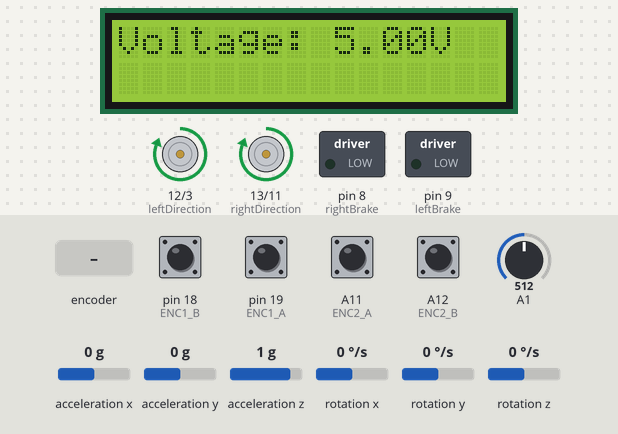
The sketch below on a simulated Arduino Mega 2560, built with avr-gcc and run on an emulated ATmega2560. On the bench: 16×2 character LCD, direction and speed pins drawn as motors (green arrow = direction pin HIGH = forward, orange = LOW = backward, longer = more drive), switched loads named in the sketch (green lamp = pin HIGH). Wiring (inferred from the names in the program): MPU-6050 motion sensor at I2C address 0x68. The test bench sets the inputs (shaded band); at power-on: A11 (ENC2_A), A12 (ENC2_B), pin 18 (ENC1_B), pin 19 (ENC1_A) HIGH, A1 = 512, acceleration x 0 g, acceleration y 0 g, acceleration z 1 g, rotation x 0 °/s, rotation y 0 °/s, rotation z 0 °/s. What the sketch prints to the serial monitor is not drawn.

Above: at 2.2 s.
2.3 s: A1 set to 716
At 2.52 s:
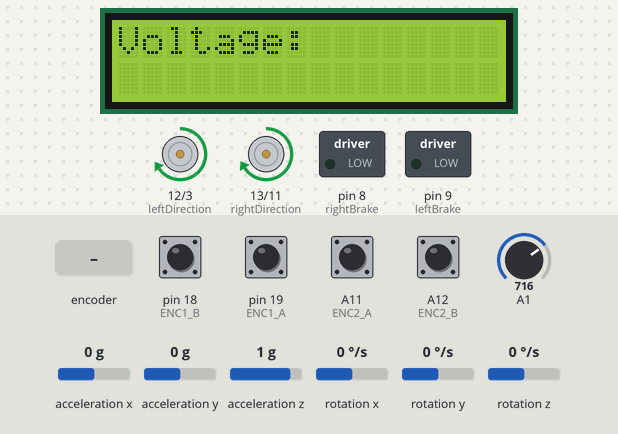
4.1 s: A1 set to 992
At 4.34 s:
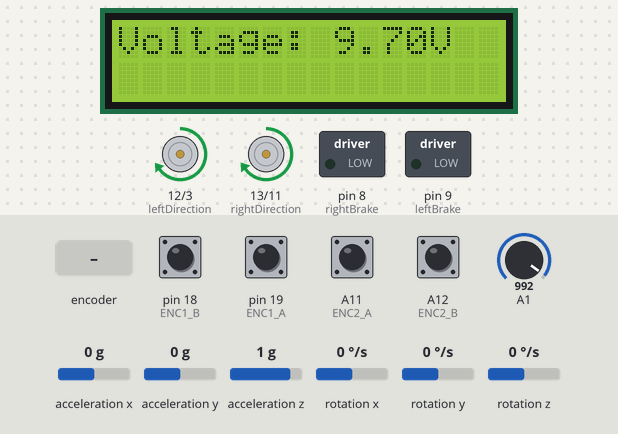
5.9 s: rotary encoder on pin 19 (ENC1_A) / pin 18 (ENC1_B) turned 1 step (first pin leading)
At 7.4 s:
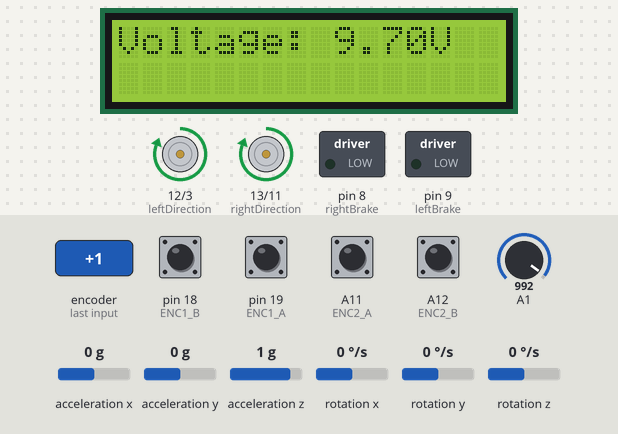
7.7 s: A1 set to 306
At 8.3 s:
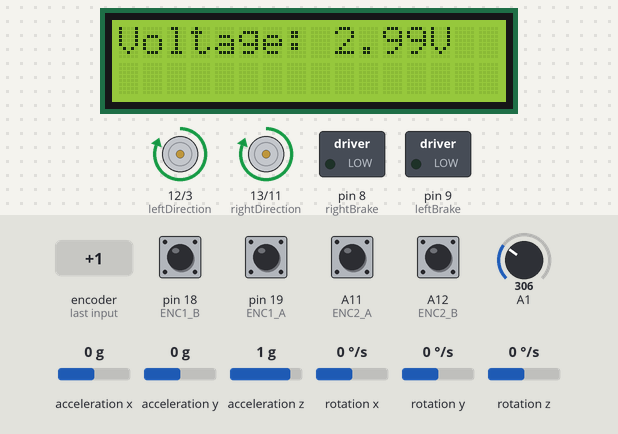
Timing chart, 0 to 10.3 s (numbered marks = the images above; inputs shaded):
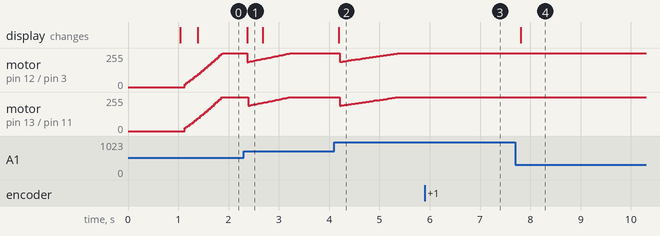

The sketch:

Motor_Speed_Control4_5.ino
```cpp
/*
    Name: Brandon Ho
    Date: 2/27/2022
    Title: Motor Speed Open Loop
    Description: This script works to test the motor in an open loop response
                 It goes with DataTransfer.py to get the DC gain and time constant of the motor
                 Using B port on the Arduino Motor Shield at full power
                 Adapted from https://github.com/CooperControlsLab/CU-At-Home_feedback_controls/tree/master/arduino_code/libraries/PID
*/


#include "MPU6050.h"
#include "PID.h"
//#include "Bluetooth.h"
#include "PinChangeInterrupt.h"

#include "LCD.h" // includes the LiquidCrystal Library
LCD lcdScreen;


// Define hardware pins for Motor Control system
#define ENC1_A 19   //Encoder pulse A
#define ENC1_B 18   //Encoder pulse B
const int ENC2_A = A11;   //Encoder pulse A
const int ENC2_B = A12;   //Encoder pulse B

#define PPR 464.64 //Encoder pulses per revolution
//#define PPR_A 11*34 //Pulse A per r


#define RAD_TO_DEG 565.486677646
#define DEG_TO_RAD 0.01745329251
#define RPM_TO_RADS 0.104719755
#define DEGS_TO_RPM 0.166667
#define PI 3.1415926535897932384626433832795

#define LONG_LENGTH 2147483647
#define MOTOR_RES 12.6 // in [Ω]
#define WHEEL_DIA 0.080 // in [m]
#define AXLE_LENGTH 0.304 // in [m]
//Bluetooth BT;
MPU6050 IMU;

// dirty derivative inputs for D control
double Ts = .01; //sample period in milliseconds
double sigma = 0.05; //sample period in milliseconds


// bandwidth inputs for velocity
double sigmaA = 0.2; //sample period in milliseconds
double betaA = (2.0 * sigmaA - Ts) / (2.0 * sigmaA + Ts); //sample period in milliseconds;

// bandwidth inputs for yaw
double sigma2 = 0.2; //sample period in milliseconds


PID CONTROL(Ts, sigma, 1, .2, 0.001);
PID CONTROL_yaw(Ts, sigma2, 1, 0, 0);


//Global VariablesUnsat
double SUPPLY_VOLTAGE;

const int leftDirection = 12;
const int leftSpeed = 3;
const int leftBrake = 9;
const int rightDirection = 13;
const int rightSpeed = 11;
const int rightBrake = 8;


//Interrupt Functios
void pulse1A();
void pulse1B();
void pulse2A();
void pulse2B();


float vel_D;
float yaw_D;
float yawDot_D;
long count = 0; // This variable will increase or decrease depending on the rotation of encoder
long count2 = 0; // This variable will increase or decrease depending on the rotation of encoder


double voltage_yawDot;
double voltage1;
double voltage1_enc;
double voltage2;
double voltage2_enc;

double current1;
double current2;

float pos = 0;
float pos2 = 0;
float posPrev = 0;
float posPrev2 = 0;
long prevT = 0;
float deltaT = 0;
float vel1 = 0;
float vel2 = 0;
float vel = 0;
float yaw = 0;
float yawDot = 0;

long refT;
int command = 0;
int state = 0;


void setup() {
  //Initialize the Serial Monitor
  //delay(200);
  Serial.flush();
  //delay(200);
  Serial.begin(19200);
  //BT.init(19200);
  //Serial.println("Program Running");

  lcdScreen.init(10000,10000,A1);


  pinMode(ENC1_A, INPUT_PULLUP); // internally pullup encoder input A
  pinMode(ENC1_B, INPUT_PULLUP); // internally pullup encoder input B
  pinMode(ENC2_A, INPUT_PULLUP); // internally pullup encoder input A
  pinMode(ENC2_B, INPUT_PULLUP); // internally pullup encoder input B

  //Motor Shield Pins
  pinMode(leftDirection, OUTPUT);
  pinMode(leftSpeed, OUTPUT);
  pinMode(leftBrake, OUTPUT);
  pinMode(rightDirection, OUTPUT);
  pinMode(rightSpeed, OUTPUT);
  pinMode(rightBrake, OUTPUT);

  //Initalize the Motor Speed & Direction
  digitalWrite(leftBrake, LOW);   //brake A
  digitalWrite(rightBrake, LOW);   //brake B
  analogWrite(leftSpeed, 0);   //speed A
  analogWrite(rightSpeed, 0);    //speed B
  digitalWrite(leftDirection, LOW); //forward A
  digitalWrite(rightDirection, LOW); //forward B

  //Setting up interrupt
  //When rotating the encoder, the encoder pin values changes.
  //Thus, the interrupt function will activate in the hardware itself
  attachInterrupt(digitalPinToInterrupt(ENC1_A), pulse1A, CHANGE);
  attachInterrupt(digitalPinToInterrupt(ENC1_B), pulse1B, CHANGE);
  attachPCINT(digitalPinToPCINT(ENC2_A), pulse2A, CHANGE);
  attachPCINT(digitalPinToPCINT(ENC2_B), pulse2B, CHANGE);

  //Initalize the Motor Speed & Direction

  IMU.init();
  //Serial.println("Vel_D:,Supply_Volt:,vel1:,vel2:,Volt1:,Volt2:");
  //Serial.println("Vel_D:,Yaw_D,YawDot_D,Supply_Volt:,vel1:,Yaw:,YawDot:,Volt1:,I1:");
  Serial.println("SetVel_D:,YawDot_D,Supply_Volt:,vel1:,vel2:,YawDot:,Volt1:,Volt2:");
  delay(500);
  refT = micros();

}


 float setpoint_vel = 50*RPM_TO_RADS;
float setpoint_yawD = 0;
float oldcommand = 0;
void loop()
{
//  command = BT.receive();
//
//  switch (command)
//  {
//    case 0: //Stay
//      vel_D = 0;
//      yaw_D = 0;
//      yawDot_D  = 0;
//      break;
//    case 1: //Start
//      vel_D = 0;
//      yaw_D = 0;
//      yawDot_D  = 0;
//      state = 1;
//      break;
//    case 2: //Stop
//      vel_D = 0;
//      yaw_D = 0;
//      yawDot_D  = 0;
//      state = 0;
//
//      break;
//    case 3: // Turn right
//      vel_D = 0;
//      yaw_D = -50 * RPM_TO_RADS;
//      yawDot_D  = 0;
//
//      break;
//    case 4: // Turn left
//      vel_D = 0;
//      yaw_D = 50 * RPM_TO_RADS;
//      yawDot_D  = 0;
//
//      break;
//    case 5: // Forward
//      vel_D = 50 * RPM_TO_RADS;
//      yaw_D = 0;
//      yawDot_D  = 0;
//
//      break;
//    case 6: // Backward
//      vel_D = -50 * RPM_TO_RADS;
//      yaw_D = 0;
//      yawDot_D  = 0;
//
//      break;
//  }
//  if (oldcommand != command) {
//    refT = micros();
//    oldcommand = command;
//  }

  if ((micros() - refT) / 1.0e6 < 1)
  {
    setpoint_vel = 50 * (micros() - refT) / 1.0e6 * RPM_TO_RADS ;
    setpoint_yawD = 0;
  }
  else
  {
    setpoint_vel = 50 * RPM_TO_RADS;
    setpoint_yawD = 0;
  }

  //vel_D = 50 * (sin(currT / 2e6) > 0) * RPM_TO_RADS;
  //vel_D = 100 * RPM_TO_RADS;

  //vel_D = 50* RPM_TO_RADS;
  if (state == 0)
  {

    //SUPPLY_VOLTAGE = 6;
    SUPPLY_VOLTAGE = lcdScreen.displayVolt();
    CONTROL.readLimits(-SUPPLY_VOLTAGE, SUPPLY_VOLTAGE);
    //CONTROL.readLimits(0, SUPPLY_VOLTAGE);

    pos = count_to_deg(count) * DEG_TO_RAD; // in [rad]
    pos2 = count_to_deg(count2) * DEG_TO_RAD; // in [rad]

    long currT = micros(); // in [us]
    deltaT = ((float) (currT - prevT)) / 1.0e6; // in [s]
    if (deltaT >= Ts)
    {
      vel1 = betaA * vel1 + (1 - betaA) / deltaT * (pos - posPrev); // in [rad/s]
      vel2 = betaA * vel2 + (1 - betaA) / deltaT * (pos2 - posPrev2); // in [rad/s]
      vel = (vel1 + vel2)/2;
      posPrev = pos;
      posPrev2 = pos2;
      prevT = currT;


      voltage1_enc = CONTROL.computePID(vel1, setpoint_vel, deltaT);
      voltage2_enc = CONTROL.computePID(vel2, setpoint_vel, deltaT);
      //voltage = CONTROL.computePID(vel, vel_D, deltaT);


      IMU.getAcc();
      yaw = IMU.yaw;//*DEG_TO_RAD;

      double yawDot_IMU = IMU.GyroZ * DEG_TO_RAD;
      double yawDot_enc = (vel1-vel2) * WHEEL_DIA * AXLE_LENGTH / 2;
//      yawDot = yawDot_IMU;
//      double yawDot_enc = (vel1-vel2)*WHEEL_DIA*AXLE_LENGTH/4;
      double yawDot = sensorFusion(yawDot_enc, yawDot_IMU, .5);
      voltage_yawDot = 10*CONTROL_yaw.computePID(yawDot, setpoint_yawD, deltaT);
      Serial.println(yawDot_IMU);
      Serial.println(yawDot_enc);
      Serial.println(voltage_yawDot);
      Serial.println(yawDot);
      voltage1 = voltage1_enc - voltage_yawDot;
      voltage2 = voltage2_enc + voltage_yawDot;

      voltage1 = constrain(voltage1, -SUPPLY_VOLTAGE, SUPPLY_VOLTAGE);
      voltage2 = constrain(voltage2, -SUPPLY_VOLTAGE, SUPPLY_VOLTAGE);


      //current1 = voltage1 / MOTOR_RES;
    }


    //if (currT / 1.0e6 > 0 && currT / 1.0e6 < 35)
    if (currT / 1.0e6 > 0)
    {
      update_motor_voltage(voltage2, rightDirection, rightSpeed);
      update_motor_voltage(voltage1, leftDirection, leftSpeed);
    }
    else
    {
      update_motor_voltage(0, rightDirection, rightSpeed);
      update_motor_voltage(0, leftDirection, leftSpeed);
    }

    Serial.print(setpoint_vel); // / RPM_TO_RADS);
    Serial.print(",");
    //Serial.print(yaw_D); // / RPM_TO_RADS);
    //Serial.print(",");
    Serial.print(yawDot_D); // / RPM_TO_RADS);
    Serial.print(",");
    Serial.print(SUPPLY_VOLTAGE);
    Serial.print(",");
    Serial.print(vel1);
    Serial.print(",");
    Serial.print(vel2);
    Serial.print(",");
    //Serial.print(yaw); // / RPM_TO_RADS);
    //Serial.print(",");
    Serial.print(yawDot); // / RPM_TO_RADS);
    Serial.print(",");


    Serial.print(voltage1);
    Serial.print(",");
    Serial.println(voltage2);
    //Serial.print(current1);
//    Serial.println();


  }
  else
  {
    //Serial.println("Press Start to run");

  }
  //  Serial.println(state);
  //  Serial.println(command);
  delay(Ts*1000);
}


//*****************************************************//
void update_motor_voltage(double voltage, int DIR, int PWM) {
  //Fix direction based on +/-
  if (voltage < 0) {
    digitalWrite(DIR, LOW); // CCW
  }
  else {
    digitalWrite(DIR, HIGH); // CW
  }
  //set pwm based off of voltage
  analogWrite(PWM, volts_to_PWM(abs(voltage)));
}


//*****************************************************//
// Voltage and PWM duty cycle conversion
int volts_to_PWM(double voltage) {

  // Convert voltage to PWM duty cycle percent relative to the power supply voltage
  return constrain(round((voltage / SUPPLY_VOLTAGE) * 255), 0, 255);
}

double PWM_to_volts(int PWM) {
  return double(PWM / 255) * SUPPLY_VOLTAGE;
}

//Encoder Count to Radians
double count_to_deg(double count) {
  return (double(count / PPR) * 360);  // rad = (count / pulse/rev) * 360 deg/rev
}

double sensorFusion(double a, double b, double r)
{
  return r * a + (1 - r) * b;
}


//Encoder Interrupt 1A
void pulse1A()
{
  bool valA = digitalRead(ENC1_A);
  bool valB = digitalRead(ENC1_B);

  if (valA == HIGH) { //When A rises
    if (valB == LOW) {
      count++; //CW
    }
    else {
      count--; //CCW
    }
  }
  else { //When A falls
    if (valB == HIGH) {
      count++;  //CW
    }
    else {
      count--; //CCW
    }
  }


  if ((count > LONG_LENGTH - 1000) || (count < -LONG_LENGTH + 1000))
  {
    //posPrev = posPrev - count_to_deg(count) * DEG_TO_RAD;
    count = 0;
  }
}


//Encoder Interrupt 1B
void pulse1B()
{
  bool valA = digitalRead(ENC1_A);
  bool valB = digitalRead(ENC1_B);

  if (valB == HIGH) //When B rises
  {
    if (valA == HIGH) {
      count++; //CW
    }
    else {
      count--; //CCW
    }
  }
  else //When B falls
  {
    if (valA == LOW) {
      count++; //CW
    }
    else {
      count--; //CCW
    }
  }

  if ((count > LONG_LENGTH - 1000) || (count < -LONG_LENGTH + 1000))
  {
    //posPrev = posPrev - count_to_deg(count) * DEG_TO_RAD;
    count = 0;

  }
}


//Encoder Interrupt 2A
void pulse2A()
{
  bool valA = digitalRead(ENC2_A);
  bool valB = digitalRead(ENC2_B);

  if (valA == HIGH) { //When A rises
    if (valB == LOW) {
      count2++; //CW
    }
    else {
      count2--; //CCW
    }
  }
  else { //When B falls
    if (valB == HIGH) {
      count2++;  //CW
    }
    else {
      count2--; //CCW
    }
  }


  if ((count2 > LONG_LENGTH - 1000) || (count2 < -LONG_LENGTH + 1000))
  {
    //posPrev = posPrev - count_to_deg(count) * DEG_TO_RAD;
    count2 = 0;
  }
}


//Encoder Interrupt 2B
void pulse2B()
{
  bool valA = digitalRead(ENC2_A);
  bool valB = digitalRead(ENC2_B);

  if (valB == HIGH) //When B rises
  {
    if (valA == HIGH) {
      count2++; //CW
    }
    else {
      count2--; //CCW
    }
  }
  else //When B falls
  {
    if (valA == LOW) {
      count2++; //CW
    }
    else {
      count2--; //CCW
    }
  }

  if ((count2 > LONG_LENGTH - 1000) || (count2 < -LONG_LENGTH + 1000))
  {
    //posPrev = posPrev - count_to_deg(count) * DEG_TO_RAD;
    count2 = 0;

  }
}
```

Bluetooth.cpp
```cpp
//#include "Arduino.h"
//#include "Bluetooth.h"
//#include <SoftwareSerial.h>
//
//SoftwareSerial mySerial(5, 6); // RX, TX
//
//void Bluetooth::init(int baudrate = 9600)
//{
//  mySerial.flush();
//  mySerial.begin(baudrate);
//}
//
//int Bluetooth::receive()
//{
//  int command = 0;
//  if (mySerial.available() > 0)
//  {
//
//
//    //recieve byte from phone
//    Incoming_value = mySerial.read();      //Read the incomifng data and store it into variable Incoming_value
//    //Serial.print("Incoming Value: ");
//    //Serial.println(Incoming_value);        //Print Value of Incoming_value in Serial monitor
//    dataIn[array_index] = Incoming_value;  //store number into array
//
//
//    if (Incoming_value == (255) && array_index > 2)
//    { // if the variable is 0 stet the array inxed to 0. this will make sure that every number goes into the correct index
//      array_index = 0;
//    }
//
//    if (array_index == 1 && Incoming_value != oldButton)
//    {
//      switch (Incoming_value)
//      {
//        case START_BUTTON:
//          //START();
//          command = 1;
//          array_index = array_index + 1;
//          return command;
//          break;
//        case STOP_BUTTON:
//          //STOP();
//          command = 2;
//          array_index = array_index + 1;
//          return command;
//          break;
//      }
//      oldButton = Incoming_value;
//    }
//
//array_index = array_index + 1;
//
//
//  }
//
//  dir = dataIn[2];
//
//  //Serial.println(dataIn[3]);
//
//  if (dir == 1)
//  {
//    //turn_right(120,120);
//    command = 3;
//  }
//  else if (dir == 2)
//  {
//    //turn_left(120,120);
//    command = 4;
//  }
//  else if (dir == 3)
//  {
//    //driveForward(120,120);
//    command = 5;
//  }
//  else if (dir == 4)
//  {
//    //turn_back(120,120);
//    command = 6;
//  }
//  else
//  {
//    //stay();
//    command = 0;
//  }
//      Serial.print(array_index);
//      Serial.print(" ");
//      Serial.println(Incoming_value);
//      Serial.println(command);
//
//  return command;
//}
```

MPU6050.h
```cpp
/*
   Arduino and MPU6050 Accelerometer and Gyroscope Sensor Tutorial
   by Dejan, https://howtomechatronics.com
*/
#ifndef MPU6050_h
#define MPU6050_h

#include "Arduino.h"
#include <Wire.h>


class MPU6050
{
  public:
    MPU6050(){};
    const int MPU = 0x68; // MPU6050 I2C address
    float AccX, AccY, AccZ;
    float GyroX, GyroY, GyroZ;
    float accAngleX, accAngleY, gyroAngleX, gyroAngleY, gyroAngleZ;
    float roll, pitch, yaw;
    float AccErrorX, AccErrorY, GyroErrorX, GyroErrorY, GyroErrorZ;

    void init();
    void calculate_IMU_error();
    void getAcc();

  private:
    int c = 0;
    float elapsedTime, currentTime, previousTime;
};

#endif
```

PID.cpp
```cpp
#include "Arduino.h"
#include "PID.h"


void PID::readLimits(double low, double high){
  lowerOutputLimit = low;
  upperOutputLimit = high; // Controller params
}

void PID::updateParameters(double kp0, double ki0, double kd0){
  kp = kp0;
  ki = ki0;
  kd = kd0;
}


double PID::computePID(double inp, double setpoint, double deltaT)
{
  error = setpoint - inp;                                // determine error
  cumError += (error + lastError) / 2 * deltaT;            // compute integral
  rateError = beta * rateError + (1 - beta)* (error - lastError)/ deltaT ; // compute derivative

  double u_unsat = kp * error + ki * cumError + kd * rateError;          //PID output
  u = constrain(u_unsat, lowerOutputLimit, upperOutputLimit); //return the unsaturated signal
//  Serial.println(kp * error );
//  Serial.println(ki * cumError);
//  Serial.println(kd * rateError);
  // Integrator anti-windup
  if (ki > 0)
  {
    cumError += (u-u_unsat)/ki;
  }

  lastError = error;                                //remember current error

  return u;                                        //have function return the PID output
}
```

PID.h
```cpp
#ifndef PID_h
#define PID_h

#include "Arduino.h"


class PID
{
  public:
    PID(double Ts0 = 5, double sigma0 = 0.01, double kp0 = 1, double ki0 =0.5, double kd0 = 0){
      Ts = Ts0;
      sigma = sigma0;
      beta = (2.0 * sigma - Ts) / (2.0 * sigma + Ts);
      kp = kp0;
      ki = ki0;
      kd = kd0;
      };
    //PID constants
    double kp;
    double ki;
    double kd;

    double u = 0;

    double sigma; //dirty derivative bandwidth = 1/sigma
    double beta; //(2.0*sigma-Ts)/(2.0*sigma+Ts)
    double Ts; //(2.0*sigma-Ts)/(2.0*sigma+Ts)

    double lowerOutputLimit = 0;
    double upperOutputLimit = 0; // Controller params


    void init();
    void updateParameters(double kp0, double ki0, double kd0);
    void readLimits(double low, double high);
    double computePID(double inp, double setpoint, double deltaT);

  private:
    double timestamp = 0;
    double error = 0;
    double lastError = 0;
    double cumError = 0;
    double rateError = 0;

};


#endif
```

LCD.cpp
```cpp
#include "Arduino.h"
#include "LCD.h"

LiquidCrystal lcd(RS, EN, D4, D5, D6, D7);

void LCD::init(float r1, float r2,int in)
{
  R1 = r1;
  R2 = r2;
  voltMeasure= in;
  pinMode(voltMeasure,INPUT);

}

float LCD::displayVolt()
{
  volt = (analogRead(voltMeasure)*(R1+R2)/R1) * 5.0 / 1023;
  if (volt - prevVolt >= 1)
  {
    lcd.begin(16, 2);
    lcd.print(voltage); // Prints "Arduino" on the LCD
  }
  currTime = millis();


  if((currTime - prevTime) >= 50 && state == 0)
  {
    //lcd.setCursor(voltage.length(), 0);
    lcd.print(volt);
    lcd.print("V");
    Serial.print("printing");
    prevTime = currTime;
    state = 1;
  }
  else if((currTime - prevTime) >= 50 && state == 1)
  {
    //lcd.clear();
    //lcd.print(voltage); // Prints "Arduino" on the LCD
    lcd.setCursor(voltage.length(), 0);
    state = 0;
    prevTime = currTime;
  }


  prevVolt = volt;

  return volt;
}
```

LCD.h
```cpp
/*
   Arduino and MPU6050 Accelerometer and Gyroscope Sensor Tutorial
   by Dejan, https://howtomechatronics.com
*/
#ifndef LCD_h
#define LCD_h

#include "Arduino.h"

#include <LiquidCrystal.h> // includes the LiquidCrystal Library

const int RS = 22, EN = 23, D4 = 24, D5 = 25, D6 = 26, D7 = 27;
extern LiquidCrystal lcd;

class LCD
{
  public:
    LCD(){};

    void init(float R1,float R2, int in);
    float displayVolt();


  private:

    String voltage = "Voltage: ";
    int voltMeasure;
    float volt,prevVolt;
    float R1,R2;
    bool state = 0;
    float currTime = 0;
    float prevTime = 0;

};

#endif
```

Source omitted: MPU6050.cpp (6005 bytes)

Measured:
- after the input at 2.3 s, the display: changes after 0.07 s (image 1)
- after the input at 4.1 s, the display: changes after 0.09 s (image 2)
- after the input at 5.9 s, motor on pin 12 (leftDirection) / pin 3 (leftSpeed): forward 255/255 → forward 254/255 after 0.08 s, → forward 255/255 0.24 s later
- after the input at 7.7 s, the display: changes after 0.11 s (image 4)
